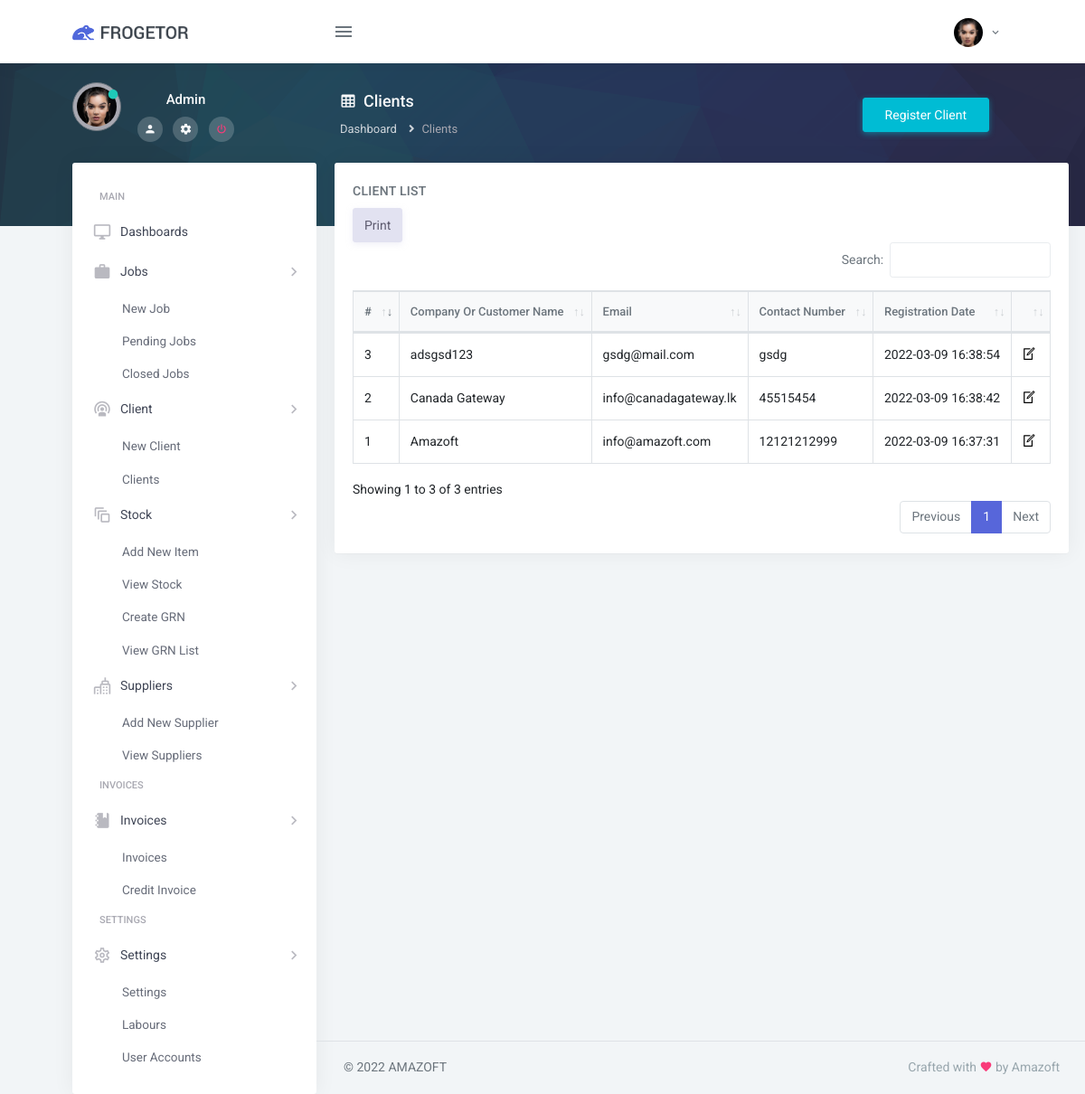
The page /clients.php (signed in) on the database its author committed.
### tables this page shows
CREATE TABLE `users_profile_pic` (
  `users_profile_pic_id` int(11) NOT NULL,
  `user_id` varchar(255) DEFAULT NULL,
  `profile_image` varchar(255) DEFAULT NULL,
  `profile_pic_datetime` timestamp NOT NULL DEFAULT current_timestamp() ON UPDATE current_timestamp()
);

CREATE TABLE `users_login` (
  `user_id` int(3) NOT NULL,
  `name` varchar(255) NOT NULL,
  `email` varchar(255) NOT NULL,
  `password` varchar(255) NOT NULL,
  `role` varchar(3) NOT NULL,
  `tel` varchar(255) NOT NULL,
  `create_date` timestamp NULL DEFAULT current_timestamp()
);

CREATE TABLE `tbl_client` (
  `client_id` int(11) NOT NULL,
  `customer_name` varchar(255) DEFAULT NULL,
  `customer_tel` varchar(50) DEFAULT NULL,
  `customer_email` mediumtext DEFAULT NULL,
  `how_to_know` varchar(100) DEFAULT NULL,
  `customer_address` mediumtext DEFAULT NULL,
  `stat` varchar(3) DEFAULT NULL,
  `client_datetime` datetime NOT NULL
);

### clients.php (the view, shortened to what this page needs)
<?php
    $db=new DB();
    $conn=$db->connect();
    $user_id='';
    $user_name='';
    if (isset($_SESSION['Logged']) && $_SESSION['Logged'] == true)
    {
      $user_email = $_SESSION["email"];
      $getEmpQuery=$conn->query("SELECT user_id,name,email,role FROM users_login WHERE email='$user_email' ");
      while ($emp=$getEmpQuery->fetch_array()) {
        $user_id = $emp['0'];
        $user_name = $emp['1'];
      }
    }
    else
    {
        ?>
            <script type="text/javascript">
                window.location.href="login";
            </script>
        <?php
    }
?>
<!DOCTYPE html>
<html lang="en">
    <head>
        <?php include_once('controls/meta.php'); ?>
    </head>
    <body>
        <?php include_once('controls/top_nav.php'); ?>
        <div class="page-wrapper-img">
            <div class="page-wrapper-img-inner">
                <?php include_once('controls/top_nav_user_details.php'); ?>
                <div class="row">
                    <div class="col-sm-12">
                        <div class="page-title-box">
                            <div class="float-right align-item-center mt-2">
                                <button onclick="location.href='reg_client'" class="btn btn-info px-4 align-self-center report-btn">Register Client</button>
                            </div>
                            <h4 class="page-title mb-2"><i class="mdi mdi-table-large mr-2"></i>Clients</h4>
                            <div class="">
                                <ol class="breadcrumb">
                                    <li class="breadcrumb-item"><a href="index">Dashboard</a></li>
                                    <li class="breadcrumb-item active">Clients</li>
                                </ol>
                            </div>
                        </div>
                    </div>
                </div>
            </div>
        </div>
        <div class="page-wrapper">
            <div class="page-wrapper-inner">
                <?php include_once('controls/side_nav.php'); ?>
                <div class="page-content">
                    <div class="container-fluid">
                        <div class="row">
                            <div class="col-12">
                                <div class="card">
                                    <div class="card-body">
                                        <h4 class="mt-0 header-title">Client List</h4>
                                        <table id="Client-table" class="table table-bordered dt-responsive nowrap" style="border-collapse: collapse; border-spacing: 0; width: 100%;">
                                            <thead>
                                            <tr>
                                                <th>#</th>
                                                <th>Company Or Customer Name</th>
                                                <th>Email</th>
                                                <th>Contact Number</th>
                                                <th>Registration Date</th>
                                                <th></th>
                                            </tr>
                                            </thead>
                                            <tbody>
                                            <?php
                                                $sql = "SELECT * FROM `tbl_client`";
                                                $rs=$conn->query($sql);
                                                while($row =$rs->fetch_array())
                                                {
                                                    $ClientId=$row[0];
                                                    $ClientName=$row[1];
                                                    $ClientTel=$row[2];
                                                    $ClientEmail=$row[3];
                                                    $ClientDateTime=$row[7];
                                            ?>
                                            <tr>
                                                <td><?php echo $ClientId; ?></td>
                                                <td><?php echo $ClientName; ?></td>
                                                <td><?php echo $ClientEmail; ?></td>
                                                <td><?php echo $ClientTel; ?></td>
                                                <td><?php echo $ClientDateTime; ?></td>
                                                <td>
                                                    <a href="" data-toggle="modal" data-target="#clientModalCenter<?php echo $ClientId; ?>"><i class="dripicons-document-edit" style="color: #000;"></i></a>
                                                </td>
                                            </tr>
                                            <?php } ?>
                                            </tbody>
                                        </table>
                                    </div>
                                </div>
                            </div>
                        </div>
                    </div>
                    <?php include_once('controls/footer.php'); ?>
                </div>
            </div>
        </div>
    </body>
</html>

### controls/top_nav.php (shortened to what this page needs)
<div class="topbar">
     <nav class="navbar-custom">
        <div class="topbar-left">
            <a href="index" class="logo">
                <span>
                    <img src="assets/images/logo-sm.png" alt="logo-small" class="logo-sm">
                </span>
                <span>
                    <img src="assets/images/logo-dark.png" alt="logo-large" class="logo-lg">
                </span>
            </a>
        </div>
        <ul class="list-unstyled topbar-nav float-right mb-0">
            <li class="dropdown">
                <a class="nav-link dropdown-toggle waves-effect waves-light nav-user" data-toggle="dropdown" href="#" role="button"
                    aria-haspopup="false" aria-expanded="false">
                    <?php
                        $checkProfilePicCount = $conn->query("SELECT count(*) FROM users_profile_pic WHERE user_id='$user_id'");
                        if($cppcRS = $checkProfilePicCount->fetch_array()){
                        $ProfilePicCount = (int)$cppcRS[0];
                        }
                            if($ProfilePicCount == 0){
                    ?>
                            <img alt="image" src="assets/images/profile.jpg" style="width: 32px; height: 32px; object-fit: cover;" class="rounded-circle">
                    <?php }else{ ?>
                    <?php
                        $getUserProPic=$conn->query("SELECT profile_image FROM users_profile_pic WHERE user_id='$user_id' ");
                        if($gunRs = $getUserProPic->fetch_array()){
                            $ProPic = $gunRs[0];
                    ?>
                            <img alt="image" src="user_profile_pic/<?php echo $ProPic; ?>" style="width: 32px; height: 32px; object-fit: cover;" class="rounded-circle">
                        <?php } ?>
                    <?php } ?>
                    <span class="ml-1 nav-user-name hidden-sm"> <i class="mdi mdi-chevron-down"></i> </span>
                </a>
            </li>
        </ul>
        <ul class="list-unstyled topbar-nav mb-0">
            <li>
                <button class="button-menu-mobile nav-link waves-effect waves-light">
                    <i class="mdi mdi-menu nav-icon"></i>
                </button>
            </li>
        </ul>
    </nav>
</div>

### controls/top_nav_user_details.php
<div class="sidebar-user media">
    <?php
        $checkProfilePicCount = $conn->query("SELECT count(*) FROM users_profile_pic WHERE user_id='$user_id'");
        if($cppcRS = $checkProfilePicCount->fetch_array()){
        $ProfilePicCount = (int)$cppcRS[0];
        }
            if($ProfilePicCount == 0){
    ?>
            <img alt="image" src="assets/images/profile.jpg" style="width: 128px; height: 128px; object-fit: cover;" class="rounded-circle img-thumbnail mb-1">
    <?php }else{ ?>
    <?php
        $getUserProPic=$conn->query("SELECT profile_image FROM users_profile_pic WHERE user_id='$user_id' ");
        if($gunRs = $getUserProPic->fetch_array()){
            $ProPic = $gunRs[0];
    ?>
            <img alt="image" src="user_profile_pic/<?php echo $ProPic; ?>" style="width: 54px; height: 54px; object-fit: cover;" class="rounded-circle img-thumbnail mb-1">
        <?php } ?>
    <?php } ?>
    <span class="online-icon"><i class="mdi mdi-record text-success"></i></span>
    <div class="media-body">
        <h5 class="text-light"><?php echo $user_name; ?></h5>
        <ul class="list-unstyled list-inline mb-0 mt-2">
            <li class="list-inline-item">
                <a href="index" class=""><i class="mdi mdi-account text-light"></i></a>
            </li>
            <li class="list-inline-item">
                <a href="settings" class=""><i class="mdi mdi-settings text-light"></i></a>
            </li>
            <li class="list-inline-item">
                <a href="signout" class=""><i class="mdi mdi-power text-danger"></i></a>
            </li>
        </ul>
    </div>
</div>

### rows shown on the page
users_profile_pic: profile_image (picture)
users_login: name "Admin"
tbl_client: client_id "1", customer_name "Amazoft", customer_email "info@amazoft.com", customer_tel "12121212999", client_datetime "2022-03-09 16:37:31"
tbl_client: client_id "2", customer_name "Canada Gateway", customer_email "info@canadagateway.lk", customer_tel "45515454", client_datetime "2022-03-09 16:38:42"
tbl_client: client_id "3", customer_name "adsgsd123", customer_email "gsdg@mail.com", customer_tel "gsdg", client_datetime "2022-03-09 16:38:54"
